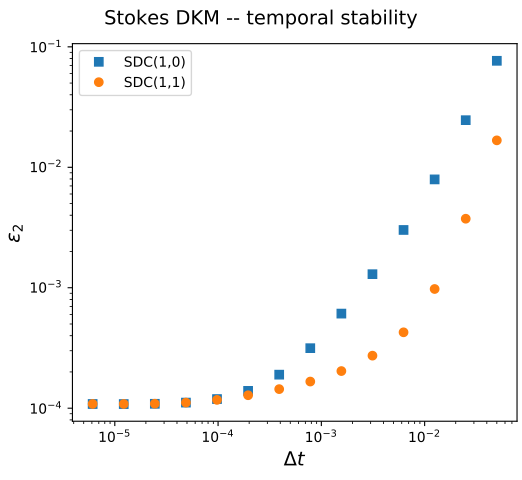

This chart was generated by the following Python code:
#! /usr/bin/env python3

import matplotlib.pyplot as plt
import numpy as np
import math


sdc10 = np.genfromtxt('stability_dt-sdc-1-0.dat', skip_header=0, names=True)
sdc11 = np.genfromtxt('stability_dt-sdc-1-1.dat', skip_header=0, names=True)

plt.figure(figsize=(5.22, 4.8))
plt.suptitle(r'Stokes DKM -- temporal stability', fontsize=14)

plt.plot(sdc10['dt'], sdc10['err_v_rms'], linestyle='None', marker='s', label='SDC(1,0)')
plt.plot(sdc11['dt'], sdc11['err_v_rms'], linestyle='None', marker='o', label='SDC(1,1)')

plt.xscale('log', basex=10)
plt.xlabel(r'$\Delta t$', size='14')

plt.yscale('log')
plt.ylabel(r'$\varepsilon_2$', size='14')

plt.legend(loc='best', ncol=1)

plt.tight_layout(rect=[-0.02, -0.02, 1.02, 0.95])
plt.savefig('stability_dt.pdf')
